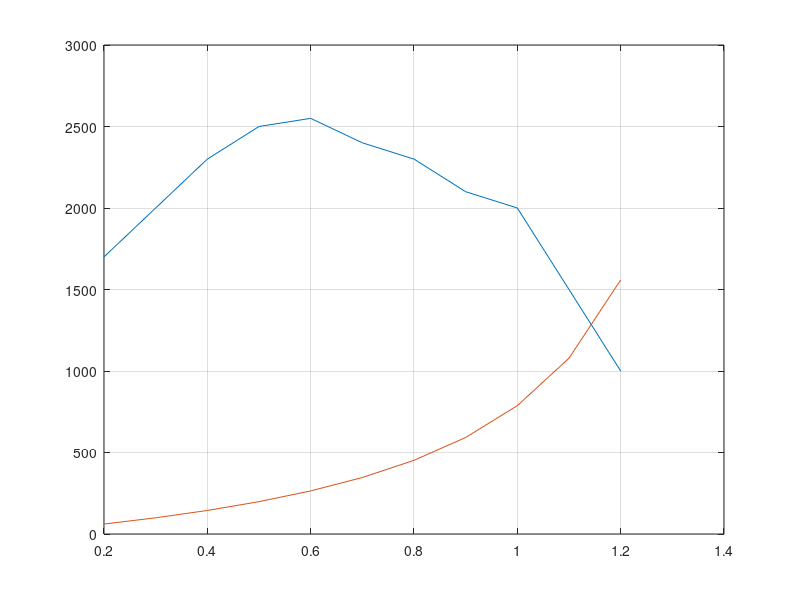

This chart was generated by the following MATLAB code:
%% Ex 3.2
clear; clc; close all;

%% variables
mu0 = 4* pi * 1e-7; % H/m
L = 0.4; % m
e = 1e-3; % m
i = 1.2; % A
n = 1000; % -
S = 1e-3; % m^2

%% data
B = [0.2 0.3 0.4 0.5 0.6 0.7 0.8 0.9 1 1.1 1.2]';
murTh = [1700 2000 2300 2500 2550 2400 2300 2100 2000 1500 1000]';


%% compute mur from equation

mur = B * L ./ ( n*i*mu0 - e*B)

%% plot
figure();
plot(B, murTh); hold on;
plot(B, mur);
hold off;
grid on;
